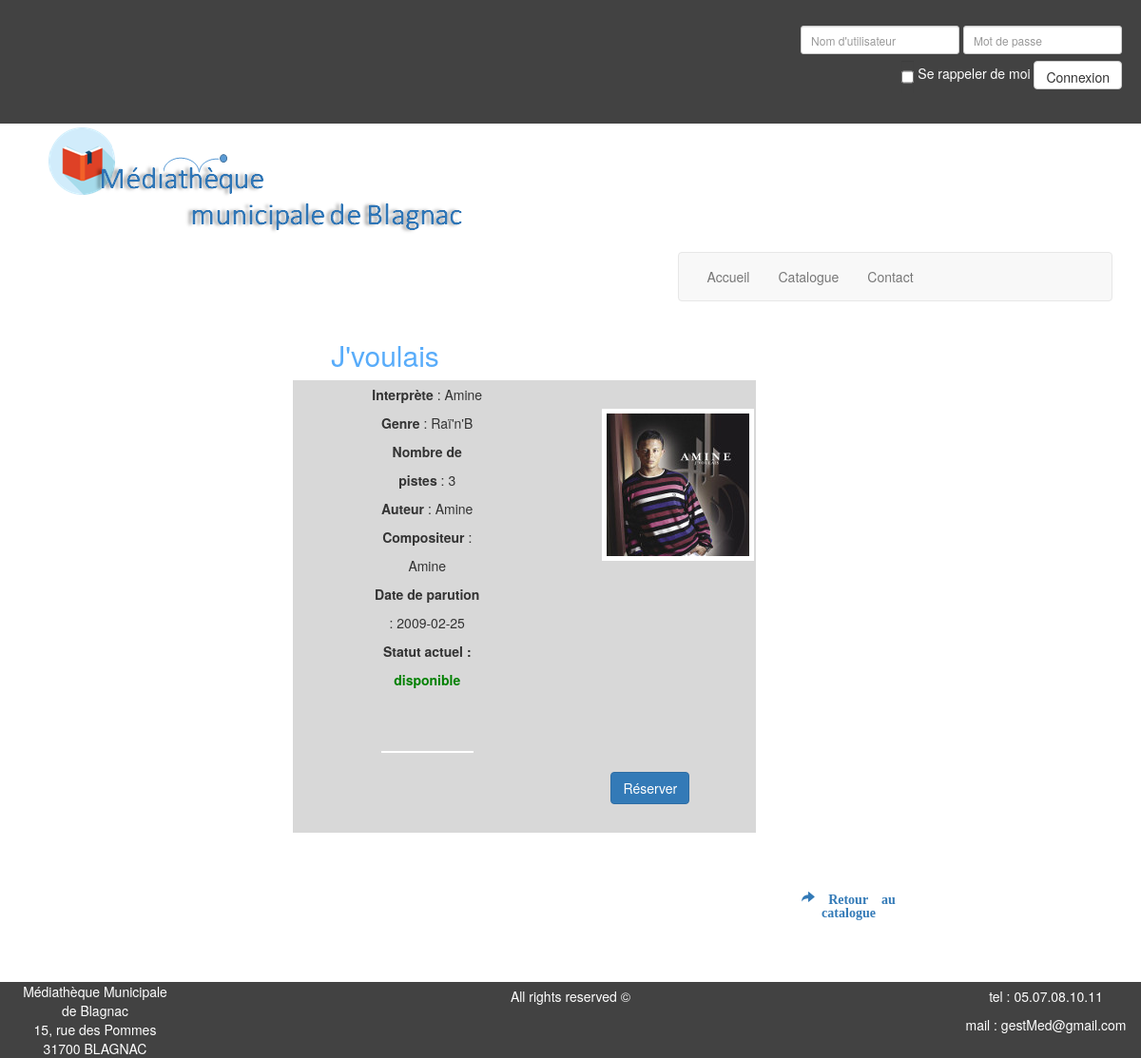
The app's page /site.php?section=media&action=consulter&idMedia=1&typeMedia=CD with its own data.
### tables this page shows
CREATE TABLE IF NOT EXISTS `cd` (
  `id` int(11) NOT NULL,
  `titre` varchar(30) NOT NULL,
  `date_parution` date NOT NULL,
  `categorie` varchar(30) NOT NULL,
  `cover` varchar(50) NOT NULL,
  `nbPistes` int(100) NOT NULL,
  `idAuteur` int(100) NOT NULL,
  `idCompositeur` int(100) NOT NULL,
  `idInterprete` int(100) NOT NULL,
  `genre` varchar(20) NOT NULL,
  `duree` int(100) NOT NULL,
  `reserve` tinyint(4) NOT NULL DEFAULT '0'
);

CREATE TABLE IF NOT EXISTS `artiste` (
  `id` int(255) NOT NULL,
  `nom` varchar(20) NOT NULL,
  `prenom` varchar(20) NOT NULL
);

### Model/Class/CD.class.php (called while the page is built, shortened)
<?php
class CD extends Media{
    private $nbPistes;
    private $idAuteur;
    private $idCompositeur;
    private $idInterprete;
    private $genre;
    function __construct($id,$titre,$date_parution,$categorie,$cover,$etat,$nbPistes,$idAuteur,$idCompositeur,$idInterprete,$genre)
    {
      $this->id = $id;
      $this->titre = $titre;
      $this->date_parution = $date_parution;
      $this->cover = $cover;
      if($etat==0){
		$this->etat = "disponible";
	  }else{
		$this->etat = "indisponible";
	  }
      $this->nbPistes = $nbPistes;
      $this->idAuteur = $idAuteur;
      $this->idCompositeur = $idCompositeur;
      $this->idInterprete = $idInterprete;
      $this->genre = $genre;
    }
	public function getNbPistes(){
		return $this->nbPistes;
	}
	public function getIdAuteur(){
		return $this->idAuteur;
	}
	public function getIdCompositeur(){
		return $this->idCompositeur;
	}
	public function getIdInterprete(){
		return $this->idInterprete;
	}
	public function getGenre(){
		return $this->genre;
	}
  }
 ?>

### Model/OperationsMedia.php (called while the page is built, shortened)
<?php
function get_CD($idCD){
  include('Model/ConnexionBD.php');
  include_once('Model/Class/Media.class.php');
  include_once('Model/Class/CD.class.php');
  $query=$bdd->prepare('SELECT * FROM cd WHERE id=:id');
  $query->bindParam(':id', htmlspecialchars($idCD), PDO::PARAM_INT);
  $query->execute();
  $curseur=$query->fetch();
  $cd = new CD($curseur['id'],$curseur['titre'],$curseur['date_parution'],$curseur['idCategorie'],$curseur['cover'],$curseur['reserve'],$curseur['nbPistes'],$curseur['idAuteur'],$curseur['idCompositeur'],$curseur['idInterprete'],$curseur['genre']);
  return $cd;
}
function get_auteur($livre){
  include('Model/ConnexionBD.php');
	include_once('Model/Class/Media.class.php');
  include_once('Model/Class/CD.class.php');
  $query=$bdd->prepare('SELECT * FROM artiste WHERE id=:id');
  $query->bindParam(':id', $livre->getIdAuteur(), PDO::PARAM_INT);
  $query->execute();
  $curseur=$query->fetch();
  $auteur = $curseur['prenom']." ".$curseur['nom'];
  return $auteur;
}
function get_compositeur($cd){
  include('Model/ConnexionBD.php');
	include_once('Model/Class/Media.class.php');
  include_once('Model/Class/CD.class.php');
  $query=$bdd->prepare('SELECT * FROM artiste WHERE id=:id');
  $query->bindParam(':id', $cd->getIdCompositeur(), PDO::PARAM_INT);
  $query->execute();
  $curseur=$query->fetch();
  $compositeur = $curseur['prenom']." ".$curseur['nom'];
  return $compositeur;
}
function get_interprete($cd){
  include('Model/ConnexionBD.php');
	include_once('Model/Class/Media.class.php');
  include_once('Model/Class/CD.class.php');
  $query=$bdd->prepare('SELECT * FROM artiste WHERE id=:id');
  $query->bindParam(':id', $cd->getIdInterprete(), PDO::PARAM_INT);
  $query->execute();
  $curseur=$query->fetch();
  $interprete = $curseur['prenom']." ".$curseur['nom'];
  return $interprete;
}
?>

### Model/Class/Media.class.php (called while the page is built, shortened)
<?php
abstract class Media
{
  protected $id;
  protected $titre;
  protected $date_parution;
  protected $cover;
  protected $etat;
  public function getId(){
    return $this->id;
  }
  public function getTitre()
    {
        return $this->titre;
    }
  public function getDate_parution()
    {
        return $this->date_parution;
    }
  public function getCover()
    {
        return $this->cover;
    }
  public function getEtat()
    {
          return $this->etat;
    }
}
?>

### View/afficherCD.php (the view, shortened to what this page needs)
   <?php
   include('header.php');
   include('menu.php');
   ?>
		<div class="row">
			<div class="col-lg-offset-2 col-lg-4" id="titreMedia">
				<h2><?php echo ($cd->getTitre()); ?></h2>
			</div>
			<br/>
		</div>
		<div class="row" >
			<div class="col-lg-offset-3 col-lg-5 col-lg-offset-4" id="cadreMedia">
				<div class="col-lg-offset-1 col-lg-5">
						<div class="row">
							<div class="col-lg-11">
								<?php echo ("<b>Interprète</b> : ".$interprete."<br/>");   ?>
								<?php echo ("<b>Genre</b> : ".$cd->getGenre()."<br/>");   ?>
								<?php echo ("<b>Nombre de pistes</b> : ".$cd->getNbPistes()."<br/>");   ?>
								<?php echo ("<b>Auteur</b> : ".$auteur."<br/>");   ?>
								<?php echo ("<b>Compositeur</b> : ".$compositeur."<br/>");   ?>
								<?php echo ("<b>Date de parution</b> : ".$cd->getDate_parution()."<br/>");   ?>
								<?php if ($cd->getEtat()=="disponible"){
										echo ('<b>Statut actuel : <p id="dispo">'.$cd->getEtat()."</p></b><br/>");
									}else {
										echo ('<b>Statut actuel : <p id="indispo">'.$cd->getEtat()."</p></b><br/>");
									}  ?>
								<hr/ id="whitetrait">
							</div>
						</div>
				</div>
				<div class="col-lg-5 col-lg-offset-1 ">
							<div class="col-lg-offset-1 col-lg-10 col-lg-offset-1"><br/>
								<?php echo '<img src="'.$cd->getCover().'" id="imageMedia"/>';   ?>
								<br/><br/><br/>
							</div>
				</div>
				<div class="row" >
							<div class="col-lg-offset-8 col-lg-2  ">
								<?php
										echo('<a href="site.php?section=catalogue&action=reserver&idMedia='.$cd->getId().'&typeMedia='.get_class($cd).'"><button class="btn btn-primary">Réserver</button></a><br/><br/>');
								?>
							</div>
						</div>
			</div>
		</div>
		<div class="row" >
			<div class="col-lg-offset-8 col-lg-2  ">
				<a href="\site.php?section=catalogue"><i class="glyphicon glyphicon-share-alt"><b>  Retour au catalogue</b></i></a>
			</div>
		</div>
<?php include('footer.php');?>

### View/style.css (style rules this page uses)
.row { padding-top : 0; padding-left : 0; padding-right : 0; padding-bottom : 0; margin-top : 0; margin-right : 0; margin-left : 0; margin-bottom : 0; }
[class*="col-"] { --border-radius: 6px; line-height: 30px; text-align: center; }
#whitetrait { border-color : #FFFFFF ; border-width : 2px ; margin-left : 10px ; margin-right : 10px ; }
h2 { color : #58ACFA; }
#cadreMedia { border-color : #58acfa ; border-width : 2px ; background-color : #d8d8d8 ; }
#titreMedia { text-align : center ; }
#imageMedia { border : 5px solid white ; }
#dispo { color : green ; }

### records on screen
cd: titre "J'voulais", idInterprete.nom "Amine", genre "Raï'n'B", nbPistes "3", idAuteur.nom "Amine", idCompositeur.nom "Amine", date_parution "2009-02-25", cover (picture)

### other values on screen
$cd->getEtat() "disponible"
